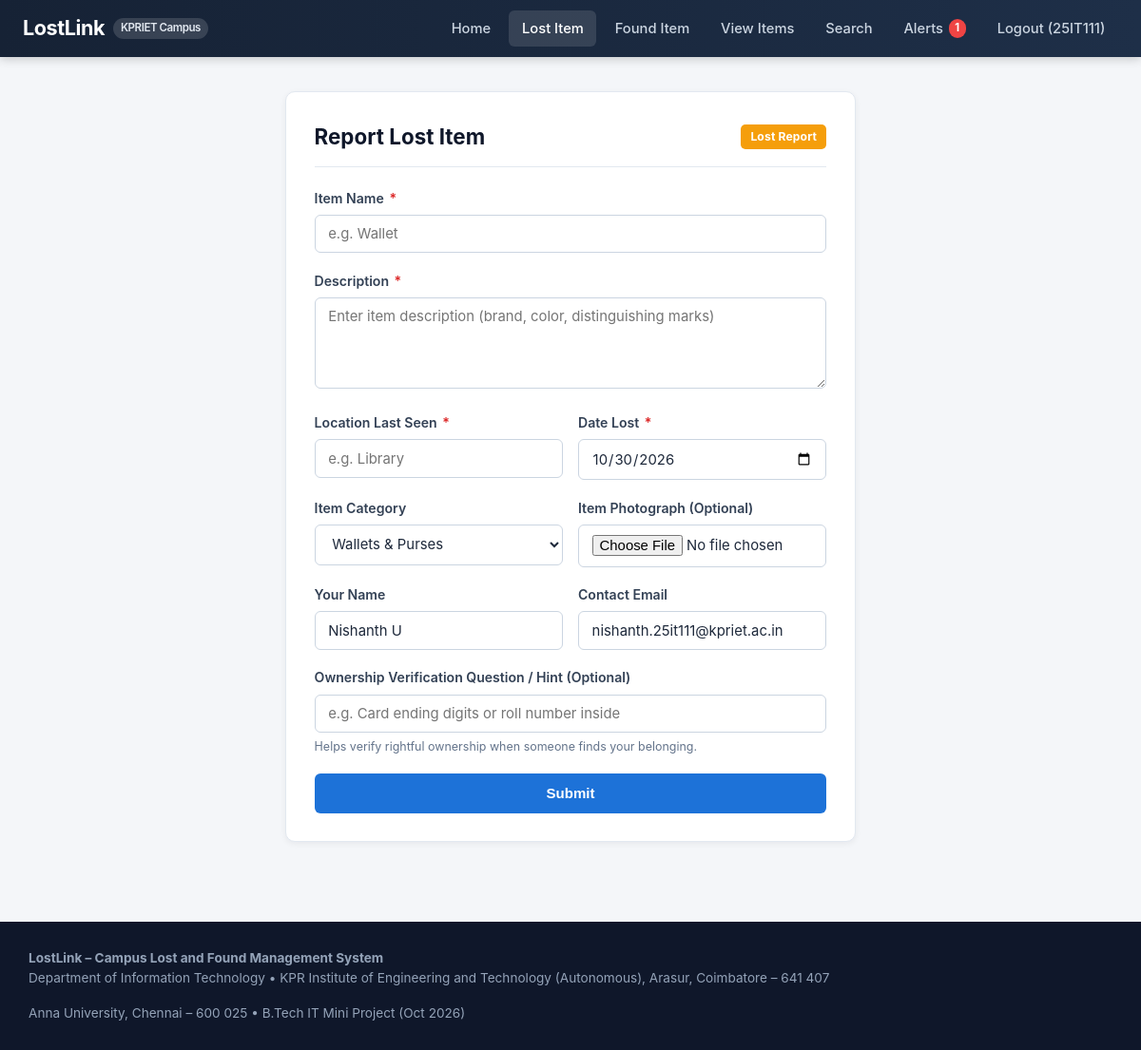
/report-lost (signed in), run on the app's committed database.
### tables this page shows
CREATE TABLE users (
    id INTEGER PRIMARY KEY AUTOINCREMENT,
    full_name TEXT NOT NULL,
    register_no TEXT UNIQUE NOT NULL,
    email TEXT UNIQUE NOT NULL,
    phone TEXT NOT NULL,
    department TEXT NOT NULL DEFAULT 'Information Technology',
    role TEXT NOT NULL DEFAULT 'student' CHECK (role IN ('student', 'staff', 'admin')),
    password_hash TEXT NOT NULL,
    is_active INTEGER NOT NULL DEFAULT 1,
    created_at TEXT NOT NULL DEFAULT (datetime('now'))
);

### lostlink/routes.py (the view, shortened to what this page needs)
@main_bp.route("/report-lost", methods=["GET", "POST"])
def report_lost():
    categories = current_app.config["ITEM_CATEGORIES"]
    locations = current_app.config["CAMPUS_LOCATIONS"]
    return render_template(
        "report_lost.html",
        categories=categories,
        locations=locations,
        form_data={},
    )

### lostlink/db.py (called while the page is built)
def get_db() -> sqlite3.Connection:
    if "db" not in g:
        db_path = current_app.config["DATABASE_PATH"]
        os.makedirs(os.path.dirname(os.path.abspath(db_path)), exist_ok=True)
        conn = sqlite3.connect(db_path)
        conn.row_factory = sqlite3.Row
        try:
            conn.execute("PRAGMA journal_mode = MEMORY;")
            conn.execute("PRAGMA synchronous = OFF;")
        except sqlite3.OperationalError:
            pass
        conn.execute("PRAGMA foreign_keys = ON;")
        g.db = conn
    return g.db

### lostlink/security.py (called while the page is built)
def generate_csrf_token() -> str:
    if "_csrf_token" not in session:
        session["_csrf_token"] = secrets.token_hex(24)
    return session["_csrf_token"]

def load_logged_in_user():
    user_id = session.get("user_id")
    if user_id is None:
        g.user = None
        g.unread_notifications_count = 0
    else:
        db = get_db()
        user = db.execute(
            "SELECT id, full_name, register_no, email, phone, department, role, is_active, created_at FROM users WHERE id = ?",
            (user_id,),
        ).fetchone()
        if user and user["is_active"]:
            g.user = dict(user)
            cnt = db.execute(
                "SELECT COUNT(*) AS c FROM notifications WHERE user_id = ? AND is_read = 0",
                (user_id,),
            ).fetchone()["c"]
            g.unread_notifications_count = cnt
        else:
            session.clear()
            g.user = None
            g.unread_notifications_count = 0

### lostlink/templates/report_lost.html (shortened to what this page needs)
{% extends "base.html" %}
{% block content %}
<div class="container-narrow">
  <div class="card">
    <div class="card-header">
      <h1 class="card-title">Report Lost Item</h1>
      <span class="badge badge-pending">Lost Report</span>
    </div>
    <form method="POST" action="{{ url_for('main.report_lost') }}" enctype="multipart/form-data" novalidate>
      <div class="form-group">
        <label for="item_name" class="form-label">Item Name <span class="required-star">*</span></label>
        <input
          type="text"
          id="item_name"
          name="item_name"
          class="form-control"
          placeholder="e.g. Wallet"
          value="{{ form_data.get('item_name', '') }}"
          required
        >
      </div>
      <div class="form-group">
        <label for="description" class="form-label">Description <span class="required-star">*</span></label>
        <textarea
          id="description"
          name="description"
          class="form-control"
          placeholder="Enter item description (brand, color, distinguishing marks)"
          required
        >{{ form_data.get('description', '') }}</textarea>
      </div>
      <div class="form-row">
        <div class="form-group">
          <label for="location" class="form-label">Location Last Seen <span class="required-star">*</span></label>
          <input
            type="text"
            id="location"
            name="location"
            list="campus-locations"
            class="form-control"
            placeholder="e.g. Library"
            value="{{ form_data.get('location', '') }}"
            required
          >
        </div>
        <div class="form-group">
          <label for="date_reported" class="form-label">Date Lost <span class="required-star">*</span></label>
          <input
            type="date"
            id="date_reported"
            name="date_reported"
            class="form-control"
            value="{{ form_data.get('date_reported', '2026-10-30') }}"
            required
          >
        </div>
      </div>
      <div class="form-row">
        <div class="form-group">
          <label for="category" class="form-label">Item Category</label>
          <select id="category" name="category" class="form-control">
            {% for cat in categories %}
              <option value="{{ cat }}" {% if form_data.get('category') == cat %}selected{% endif %}>{{ cat }}</option>
            {% endfor %}
          </select>
        </div>
        <div class="form-group">
          <label for="image-upload-input" class="form-label">Item Photograph (Optional)</label>
          <input type="file" id="image-upload-input" name="image" class="form-control" accept=".png,.jpg,.jpeg,.gif,.webp,.svg">
        </div>
      </div>
      <div class="form-row">
        <div class="form-group">
          <label for="contact_name" class="form-label">Your Name</label>
          <input
            type="text"
            id="contact_name"
            name="contact_name"
            class="form-control"
            placeholder="e.g. Nishanth U"
            value="{{ form_data.get('contact_name', g.user.full_name if g.user else '') }}"
          >
        </div>
        <div class="form-group">
          <label for="contact_email" class="form-label">Contact Email</label>
          <input
            type="email"
            id="contact_email"
            name="contact_email"
            class="form-control"
            placeholder="e.g. nishanth.25it111@kpriet.ac.in"
            value="{{ form_data.get('contact_email', g.user.email if g.user else '') }}"
          >
        </div>
      </div>
      <div class="form-group">
        <label for="verification_hint" class="form-label">Ownership Verification Question / Hint (Optional)</label>
        <input
          type="text"
          id="verification_hint"
          name="verification_hint"
          class="form-control"
          placeholder="e.g. Card ending digits or roll number inside"
          value="{{ form_data.get('verification_hint', '') }}"
        >
        <p class="form-hint">Helps verify rightful ownership when someone finds your belonging.</p>
      </div>
      <button type="submit" class="btn btn-primary btn-block">Submit</button>
    </form>
  </div>
</div>
{% endblock %}

### lostlink/templates/base.html (shortened to what this page needs)
<!DOCTYPE html>
<html lang="en">
<head>
  <link rel="stylesheet" href="{{ url_for('static', filename='css/style.css') }}">
</head>
<body>
  <header class="navbar" role="banner">
    <a href="{{ url_for('main.index') }}" class="navbar-brand">
      <span>LostLink</span>
      <span class="navbar-brand-badge">KPRIET Campus</span>
    </a>
    <nav aria-label="Primary Navigation">
      <ul id="nav-links" class="nav-links">
        <li><a href="{{ url_for('main.index') }}" class="{% if request.path == '/' %}active{% endif %}">Home</a></li>
        <li><a href="{{ url_for('main.report_lost') }}" class="{% if request.path == '/report-lost' %}active{% endif %}">Lost Item</a></li>
        <li><a href="{{ url_for('main.report_found') }}" class="{% if request.path == '/report-found' %}active{% endif %}">Found Item</a></li>
        <li><a href="{{ url_for('main.item_listings') }}" class="{% if request.path == '/items' %}active{% endif %}">View Items</a></li>
        <li><a href="{{ url_for('main.search') }}" class="{% if request.path == '/search' %}active{% endif %}">Search</a></li>
        {% if g.user %}
          <li>
            <a href="{{ url_for('auth.notifications') }}" class="{% if request.path.startswith('/notifications') %}active{% endif %}">
              Alerts
              {% if g.unread_notifications_count and g.unread_notifications_count > 0 %}
                <span class="notif-pill">{{ g.unread_notifications_count }}</span>
              {% endif %}
            </a>
          </li>
          <li><a href="{{ url_for('auth.logout') }}">Logout ({{ g.user.register_no }})</a></li>
        {% else %}
          <li><a href="{{ url_for('auth.login') }}" class="{% if request.path == '/login' %}active{% endif %}">Login</a></li>
        {% endif %}
      </ul>
    </nav>
  </header>
  <main class="main-content" role="main">
    {% block content %}{% endblock %}
  </main>
  <footer class="site-footer" role="contentinfo">
    <div class="footer-inner">
      <div>
        <strong>LostLink – Campus Lost and Found Management System</strong><br>
        <span>Department of Information Technology &bull; {{ campus_name }}, {{ campus_location }}</span>
      </div>
      <div>
        <span>{{ university_name }} &bull; B.Tech IT Mini Project (Oct 2026)</span>
      </div>
    </div>
  </footer>
</body>
</html>

### lostlink/static/css/style.css (style rules this page uses)
:root { --navy-900: #0f172a; --navy-800: #1e293b; --navy-700: #334155; --primary-blue: #1d72d8; --primary-blue-hover: #155cb3; --primary-green: #22a05b; --primary-green-hover: #1b834a; --amber-badge: #f59e0b; --amber-bg: #fef3c7; --amber-text: #92400e; --green-bg: #dcfce7; --green-text: #166534; --red-badge: #ef4444; --red-bg: #fee2e2; --red-text: #b91c1c; --blue-bg: #dbeafe; --blue-text: #1e40af; --surface-bg: #f4f6f9; --card-bg: #ffffff; --border-color: #e2e8f0; --text-main: #1e293b; --text-muted: #64748b; --shadow-sm: 0 2px 6px rgba(15, 23, 42, 0.06); --shadow-md: 0 8px 24px rgba(15, 23, 42, 0.09); --radius-sm: 6px; --radius-md: 10px; --radius-lg: 14px; }
* { box-sizing: border-box; margin: 0; padding: 0; }
body { font-family: -apple-system, BlinkMacSystemFont, "Segoe UI", Roboto, "Helvetica Neue", Arial, sans-serif; background-color: var(--surface-bg); color: var(--text-main); line-height: 1.55; min-height: 100vh; display: flex; flex-direction: column; }
a { color: var(--primary-blue); text-decoration: none; transition: color 0.15s ease; }
.navbar { background: linear-gradient(90deg, #162235 0%, #1e2f48 100%); color: #ffffff; padding: 0 1.5rem; height: 60px; display: flex; align-items: center; justify-content: space-between; box-shadow: 0 2px 10px rgba(0, 0, 0, 0.2); position: sticky; top: 0; z-index: 100; }
.navbar-brand { font-size: 1.35rem; font-weight: 700; color: #ffffff; letter-spacing: -0.02em; display: flex; align-items: center; gap: 0.55rem; }
.navbar-brand-badge { font-size: 0.72rem; font-weight: 600; background: rgba(255, 255, 255, 0.14); color: #e2e8f0; padding: 0.15rem 0.5rem; border-radius: 999px; }
.nav-links { display: flex; align-items: center; gap: 0.35rem; list-style: none; }
.nav-links a { color: #cbd5e1; font-size: 0.92rem; font-weight: 500; padding: 0.45rem 0.85rem; border-radius: var(--radius-sm); transition: all 0.15s ease; display: inline-flex; align-items: center; gap: 0.35rem; }
.nav-links a:hover, .nav-links a.active { color: #ffffff; background: rgba(255, 255, 255, 0.12); }
.notif-pill { background: #ef4444; color: #ffffff; font-size: 0.7rem; font-weight: 700; padding: 0.08rem 0.42rem; border-radius: 999px; }
.main-content { flex: 1; }
.container-narrow { max-width: 640px; margin: 0 auto; padding: 2.25rem 1.25rem; }
.btn { display: inline-flex; align-items: center; justify-content: center; gap: 0.5rem; font-size: 0.94rem; font-weight: 600; padding: 0.72rem 1.4rem; border-radius: var(--radius-sm); border: 1px solid transparent; cursor: pointer; transition: all 0.15s ease; text-decoration: none; }
.btn-primary { background-color: var(--primary-blue); color: #ffffff; }
.btn-block { width: 100%; }
.card { background: var(--card-bg); border-radius: var(--radius-md); border: 1px solid var(--border-color); box-shadow: var(--shadow-sm); padding: 1.85rem; }
.card-header { margin-bottom: 1.35rem; padding-bottom: 0.85rem; border-bottom: 1px solid var(--border-color); display: flex; align-items: center; justify-content: space-between; flex-wrap: wrap; gap: 0.75rem; }
.card-title { font-size: 1.4rem; font-weight: 700; color: var(--navy-900); }
.form-group { margin-bottom: 1.15rem; }
.form-row { display: grid; grid-template-columns: 1fr 1fr; gap: 1rem; }
.form-label { display: block; font-size: 0.88rem; font-weight: 600; color: #334155; margin-bottom: 0.4rem; }
.required-star { color: #dc2626; margin-left: 2px; }
.form-control { width: 100%; padding: 0.65rem 0.85rem; font-size: 0.93rem; color: var(--text-main); background-color: #ffffff; border: 1px solid #cbd5e1; border-radius: var(--radius-sm); transition: border-color 0.15s ease, box-shadow 0.15s ease; font-family: inherit; }
textarea.form-control { min-height: 96px; resize: vertical; }
.form-hint { font-size: 0.78rem; color: var(--text-muted); margin-top: 0.28rem; }
.badge { display: inline-flex; align-items: center; justify-content: center; font-size: 0.76rem; font-weight: 700; padding: 0.22rem 0.65rem; border-radius: 5px; letter-spacing: 0.01em; }
.badge-pending, .badge-lost { background-color: #f59e0b; color: #ffffff; }
.site-footer { background: #0f172a; color: #94a3b8; padding: 1.75rem 1.25rem; font-size: 0.85rem; margin-top: 3rem; }
.footer-inner { max-width: 1140px; margin: 0 auto; display: flex; justify-content: space-between; align-items: center; flex-wrap: wrap; gap: 1rem; }

### data on the page
users: user.register_no "25IT111", contact_name "Nishanth U", contact_email "nishanth.25it111@kpriet.ac.in"

### other printed values
{{ g.unread_notifications_count }} "1"
{{ campus_name }} "KPR Institute of Engineering and Technology (Autonomous)"
{{ campus_location }} "Arasur, Coimbatore – 641 407"
{{ university_name }} "Anna University, Chennai – 600 025"
form field category "Wallets & Purses"
